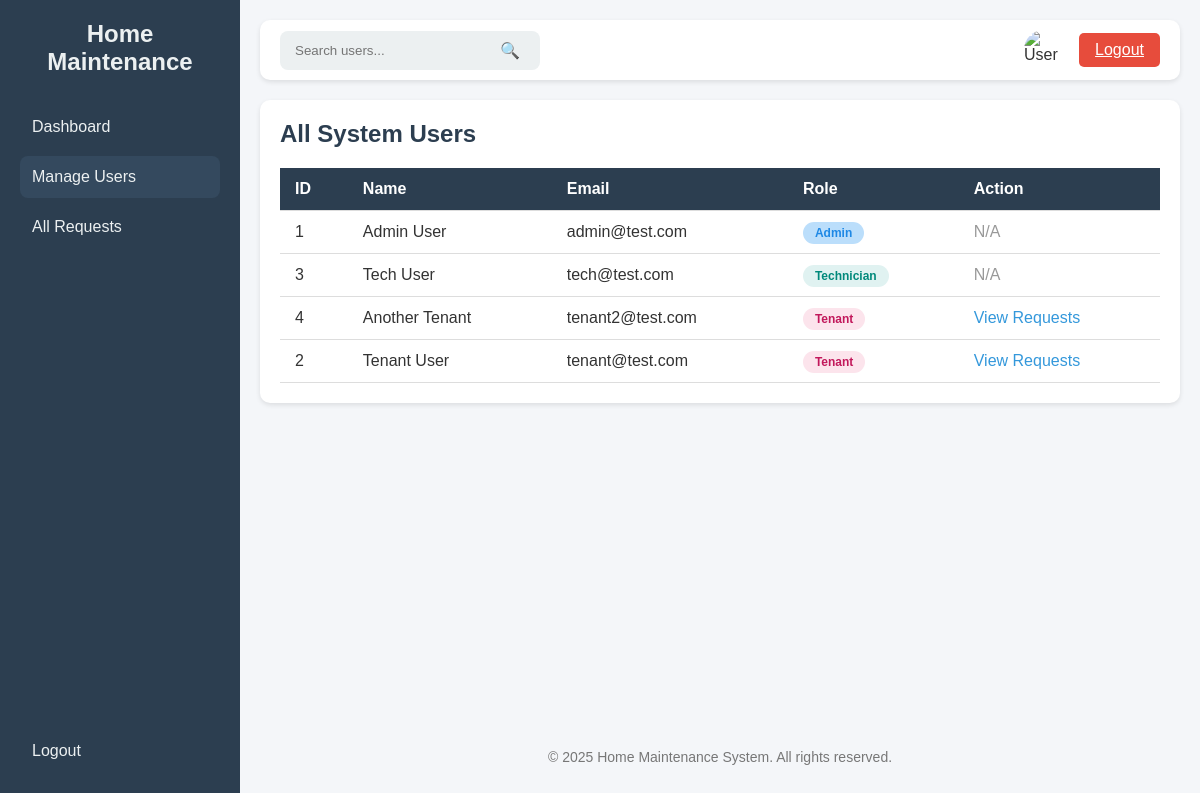
/admin/users (signed in), run on an earlier commit of the app's database.
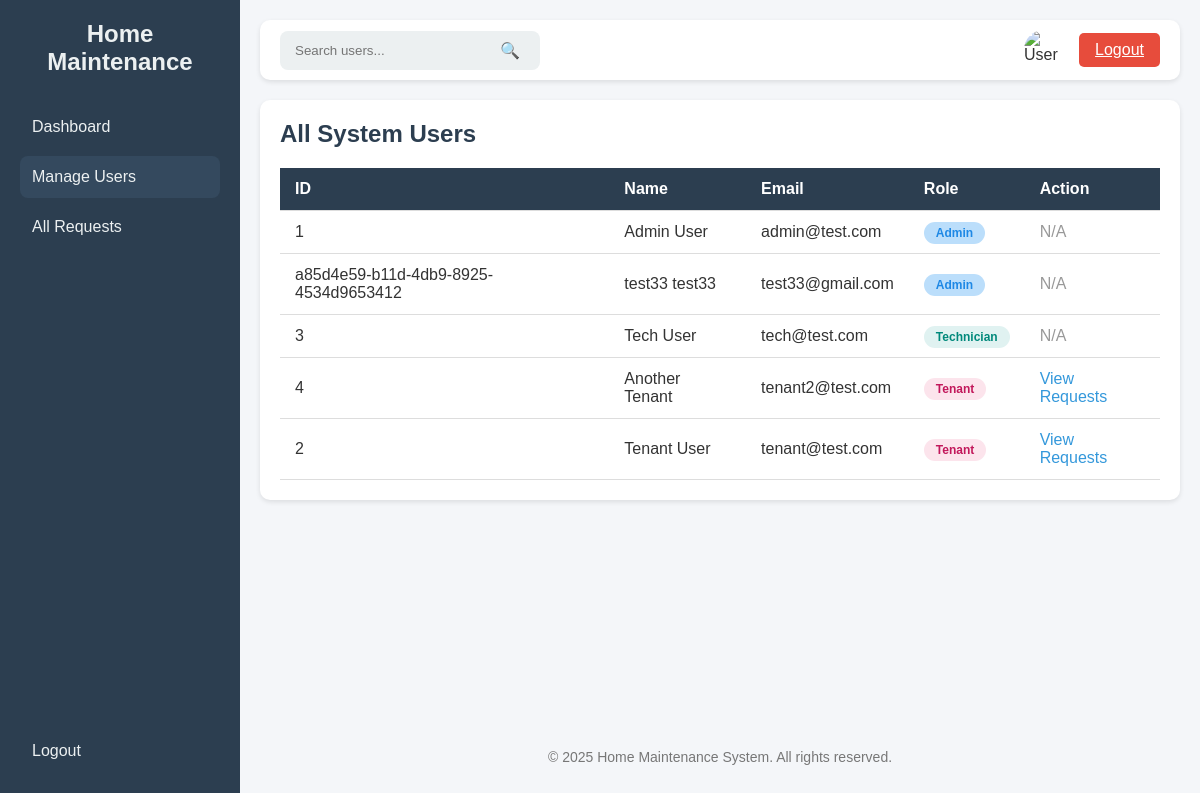
And on a later commit of the database.
### tables this page shows
CREATE TABLE users (
        id TEXT PRIMARY KEY,
        fname TEXT,
        lname TEXT,
        email TEXT UNIQUE,
        password TEXT,
        role TEXT,
        birth_date TEXT,
        gender TEXT
    );

### app.py (the view)
@app.route('/admin/users')
@Role_Authentication(["admin"])
def admin_users():
    conn = get_db_connection()
    users = conn.execute("SELECT id, fname, lname, email, role FROM users ORDER BY role, lname").fetchall()
    conn.close()
    users = [dict(user) for user in users]
    return render_template('admin_users.html', users=users, active_page='users')

### app.py (called while the page is built)
def get_db_connection():
    conn = sqlite3.connect(DB_NAME)
    conn.row_factory = sqlite3.Row
    return conn

def Role_Authentication(allowed_roles):
    def decorator(f):
        @wraps(f)
        def decorated_function(*args, **Kwargs):
            if 'role' not in session:
                flash('Access denied. Please log in.')
                return redirect(url_for("login"))
            if session['role'] not in allowed_roles:
                flash('Access denied. Insufficient privileges.')
                return redirect(url_for("dashboard"))
            return f(*args, **Kwargs)
        return decorated_function
    return decorator

### templates/admin_users.html (shortened to what this page needs)
<!DOCTYPE html>
<html lang="en">
<head>
</head>
<body>
    <div class="sidebar">
        <div>
            <h2>Home Maintenance</h2>
            <a href="{{ url_for('admin_dashboard') }}" class="{% if active_page == 'dashboard' %}active{% endif %}">Dashboard</a>
            <a href="{{ url_for('admin_users') }}" class="{% if active_page == 'users' %}active{% endif %}">Manage Users</a>
            <a href="{{ url_for('admin_all_requests') }}" class="{% if active_page == 'all_requests' %}active{% endif %}">All Requests</a>
        </div>
        <div>
            <a href="{{ url_for('logout') }}">Logout</a>
        </div>
    </div>
    <div class="main">
        <div class="top-bar">
            <div class="search-bar">
                <input type="text" placeholder="Search users..." />
                <button type="submit">🔍</button>
            </div>
            <div class="user-actions">
                <img src="https://cdn-icons-png.flaticon.com/512/847/847969.png" alt="User" class="user-logo" />
                <a class="logout-btn" href="{{ url_for('logout') }}">Logout</a>
            </div>
        </div>
        <div class="content-section">
            <h2>All System Users</h2>
            <table>
                <thead>
                    <tr>
                        <th>ID</th>
                        <th>Name</th>
                        <th>Email</th>
                        <th>Role</th>
                        <th>Action</th>
                    </tr>
                </thead>
                <tbody>
                    {% for user in users %}
                    <tr>
                        <td>{{ user.id }}</td>
                        <td>{{ user.fname }} {{ user.lname }}</td>
                        <td>{{ user.email }}</td>
                        <td>
                            <span class="status-badge status-{{ user.role }}">{{ user.role.capitalize() }}</span>
                        </td>
                        <td>
                            {% if user.role == 'tenant' %}
                                <a href="{{ url_for('admin_view_tenant_requests', tenant_id=user.id) }}" class="action-link">View Requests</a>
                            {% else %}
                                <span style="color: #999;">N/A</span>
                            {% endif %}
                        </td>
                    </tr>
                    {% else %}
                    <tr>
                        <td colspan="5">No users found in the system.</td>
                    </tr>
                    {% endfor %}
                </tbody>
            </table>
        </div>
        <footer>
            <p>&copy; 2025 Home Maintenance System. All rights reserved.</p>
        </footer>
    </div>
</body>
</html>

What changed in the data, as far as the page shows it:
added users: id "a85d4e59-b11d-4db9-8925-4534d9653412", fname "test33", lname "test33", email "test33@gmail.com", role "Admin", shows "N/A"
